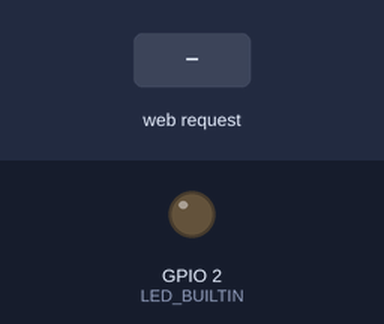
Recording of a sketch running on a simulated ESP32. Shown: output pins drawn as LEDs (lit = HIGH). Inputs (shaded band) come from the test bench. WiFi joins after 1.5 s; servers stay silent unless stated; what the sketch prints to the serial monitor is not drawn.

Above: at 2.7 s.
2.8 s: HTTP request GET /one/1 received
At 4.0 s:
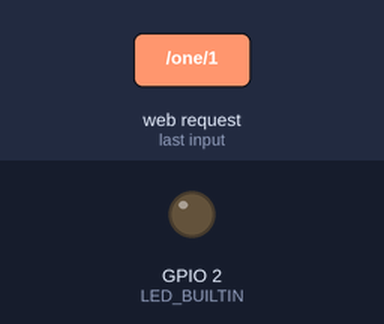
4.3 s: HTTP request GET /two/2 received
At 5.4 s:
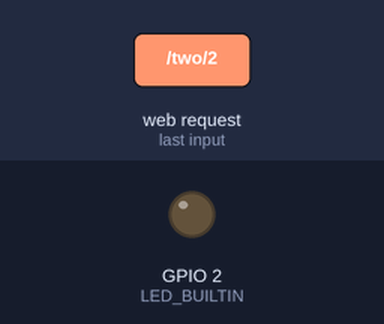
Timing chart, 0 to 7.3 s (numbered marks = the images above; inputs shaded):
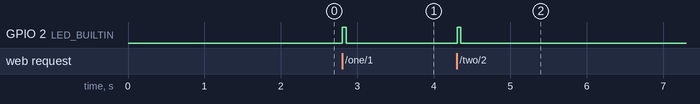

The sketch:

microprocessor_project_code_v1.ino
```cpp
#include <WiFi.h>

// wifi details
const char* ssid = "CrazyNet @Shamim";
const char* password = "shamim01";

// Set web server port number to 80
WiFiServer server(80);

// Variable to store the HTTP request
String header;

//initial value of asset one and two
int assetOne = 0;
int assetTwo = 0;

//these strings will show the asset count in html page
String AssetOne=" ";
String AssetTwo=" ";

// Current time
unsigned long currentTime = millis();
// Previous time
unsigned long previousTime = 0;
// Define timeout time in milliseconds (example: 2000ms = 2s)
const long timeoutTime = 2000;

//using the built in led for indicating incoming request
int LED_BUILTIN = 2;

void setup() {
  Serial.begin(115200);

  pinMode (LED_BUILTIN, OUTPUT);

  // Connect to Wi-Fi network with SSID and password
  Serial.print("Connecting to ");
  Serial.println(ssid);

  //connecting to my wifi network
  WiFi.begin(ssid, password);
  while (WiFi.status() != WL_CONNECTED) {
    delay(500);
    Serial.print(".");
  }
  // Print local IP address and start web server
  Serial.println("");
  Serial.println("WiFi connected.");
  Serial.println("IP address: ");
  Serial.println(WiFi.localIP());
  server.begin();
}

void loop(){
  WiFiClient client = server.available();   // Listen for incoming clients

  if (client) {                             // If a new client connects,
    currentTime = millis();
    previousTime = currentTime;
    //Serial.println("New Client.");          // print a message out in the serial port
    String currentLine = "";                // make a String to hold incoming data from the client
    while (client.connected() && currentTime - previousTime <= timeoutTime) {  // loop while the client's connected
      currentTime = millis();
      if (client.available()) {             // if there's bytes to read from the client,
        char c = client.read();             // read a byte, then
        Serial.write(c);                    // print it out the serial monitor
        header += c;
        if (c == '\n') {                    // if the byte is a newline character
          // if the current line is blank, you got two newline characters in a row.
          // that's the end of the client HTTP request, so send a response:
          if (currentLine.length() == 0) {
            // HTTP headers always start with a response code (e.g. HTTP/1.1 200 OK)
            // and a content-type so the client knows what's coming, then a blank line:
              client.println("HTTP/1.1 200 OK");
              client.println("Content-type:text/html");
              client.println("Connection: close");
              client.println();

            //
            if (header.indexOf("GET /one/1") >= 0) {
              Serial.println("ASSET ONE->");
              assetOne++;
              Serial.println(assetTwo);

              //converting the value into string so that can be used with html
              AssetOne="Asset one =  "+String((int)assetOne);

              //incoming request indicating with a light blink
              digitalWrite(LED_BUILTIN, HIGH);
              delay(50);
              digitalWrite(LED_BUILTIN, LOW);
            }

            if (header.indexOf("GET /two/2") >= 0) {
              Serial.println("ASSET TWO->");
              assetTwo++;
              Serial.println(assetTwo);

              //converting the value into string so that can be used with html
              AssetTwo="Asset two =  "+String((int)assetTwo);


              digitalWrite(LED_BUILTIN, HIGH);
              delay(50);
              digitalWrite(LED_BUILTIN, LOW);
            }

            // Display the HTML web page
            client.println("<!DOCTYPE html><html>");
            client.println("<head><meta name=\"viewport\" content=\"width=device-width, initial-scale=1\">");
            client.println("<link rel=\"icon\" href=\"data:,\">");
            // CSS
            client.println("<style>html { font-family: Helvetica; display: inline-block; margin: 0px auto; text-align: center;}");
            client.println(".button { background-color: #4CAF50; border: none; color: white; padding: 16px 40px;");
            client.println("text-decoration: none; font-size: 30px; margin: 2px; cursor: pointer;}");
            client.println(".button2 {background-color: #555555;}</style></head>");

            // Web Page Heading
            client.println("<body><h1>Asset Tracking & Monitor</h1>");

            // body
            client.println("<p> " + AssetOne + "</p>");

            client.println("<p><a href=\"/one/1\"><button class=\"button\">+</button></a></p>");

            // Display count
            client.println("<p>" + AssetTwo + "</p>");

            client.println("<p><a href=\"/two/2\"><button class=\"button\">+</button></a></p>");

            client.println("</body></html>");

            // The HTTP response ends with two blank line
            client.println();
            client.println();

            // Break out of the while loop
            break;
          }
          else { // if you got a newline, then clear currentLine
            currentLine = "";
          }
        }
        else if (c != '\r') {  // if you got anything else but a carriage return character,
          currentLine += c;      // add it to the end of the currentLine
        }
      }
    }
    // Clear the header variable
    header = "";
    // Close the connection
    // client.stop();
    // Serial.println("Client disconnected.");
    // Serial.println("");
  }

}
```

Measured:
- after the input at 2.8 s, GPIO 2 (LED_BUILTIN): LOW → HIGH at once, → LOW 0.05 s later
- after the input at 4.3 s, GPIO 2 (LED_BUILTIN): LOW → HIGH at once, → LOW 0.05 s later
